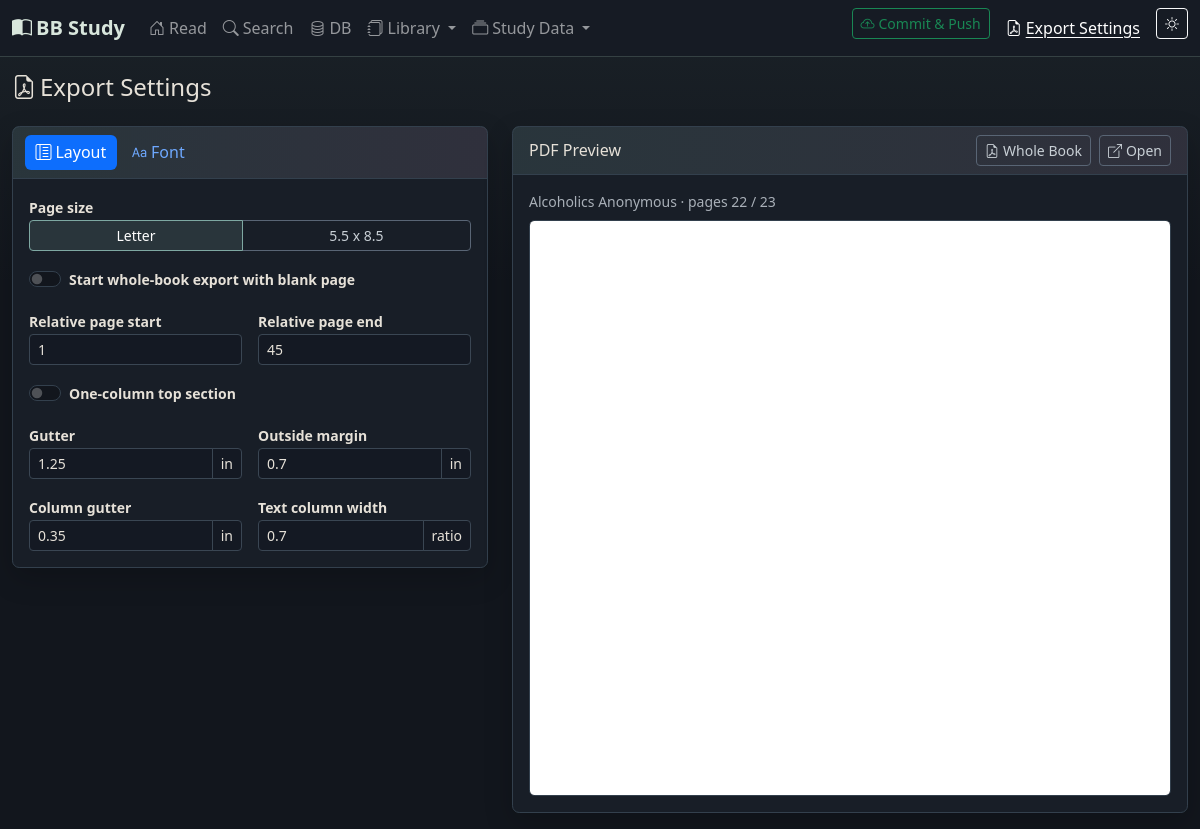
The app's page /settings, older data.
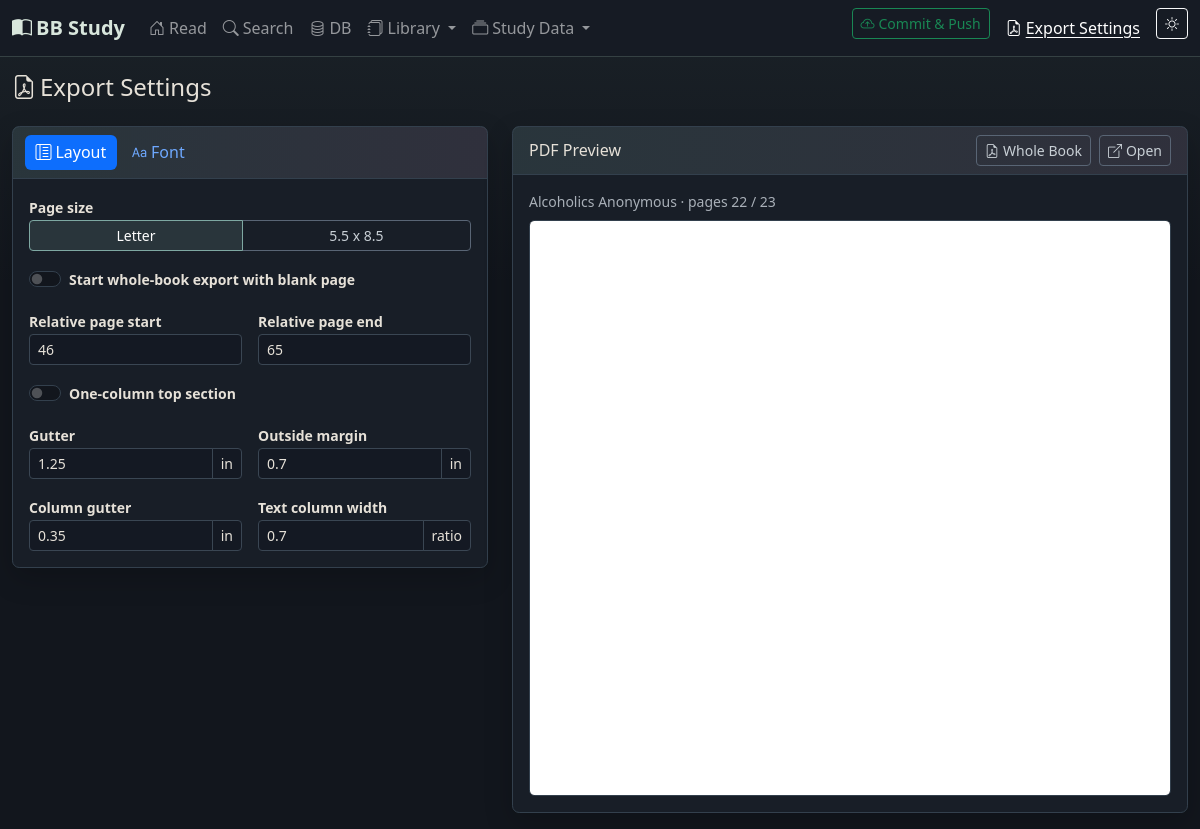
The same page, newer data.
### app/models.py (models this page shows, shortened)
class Setting(db.Model):
    __tablename__ = 'settings'
    id = db.Column(db.Integer, primary_key=True)
    key = db.Column(db.String(100), unique=True, nullable=False)
    value = db.Column(db.Text, default='')

### app/routes/main.py (the view, shortened to what this page needs)
@main_bp.route('/settings', methods=['GET', 'POST'])
def settings():
    theme = get_theme()
    export_settings = get_export_setting_values()
    preview_book = get_current_book()
    preview_page = (
        get_book_page(preview_book.id, get_current_page()) if preview_book else get_current_page()
    )
    preview_pages = build_preview_pages(preview_book, preview_page)
    preview_pdf_url = (
        url_for('main.export_page_spread_pdf', book_id=preview_book.id, page=preview_page)
        if preview_pages else None
    )
    return render_template('settings.html', theme=theme,
                           export_settings=export_settings,
                           export_page_size_profile_prefixes=EXPORT_PAGE_SIZE_PROFILE_PREFIXES,
                           preview_book=preview_book,
                           preview_page=preview_page,
                           preview_pdf_url=preview_pdf_url,
                           preview_pages=preview_pages)

### app/page_numbers.py (called while the page is built)
def relative_page_for_label(book_id, page):
    from .models import BookContent
    row = (
        BookContent.query
        .filter_by(book_id=book_id, page=str(page))
        .filter(BookContent.relative_page_number.isnot(None))
        .order_by(BookContent.id)
        .first()
    )
    return row.relative_page_number if row else None

def page_label_for_relative(book_id, relative_page_number):
    from .models import BookContent
    row = (
        BookContent.query
        .filter_by(book_id=book_id, relative_page_number=relative_page_number)
        .order_by(BookContent.id)
        .first()
    )
    return str(row.page) if row else None

### app/routes/main.py (called while the page is built)
def get_theme():
    s = Setting.query.filter_by(key='theme').first()
    return s.value

def get_current_book():
    s = Setting.query.filter_by(key='current_book_id').first()
    if s and s.value:
        return Book.query.get(int(s.value))
    return None

def get_current_page():
    s = Setting.query.filter_by(key='current_page').first()
    return s.value

def _get_setting(key, default=''):
    setting = Setting.query.filter_by(key=key).first()
    return setting.value if setting and setting.value != '' else default

### app/templates/settings.html (shortened to what the changed rows need)
{% extends 'base.html' %}
{% block content %}
<div class="export-settings-page">
  <div class="row g-4 align-items-start">
    <div class="col-12 col-xl-5 col-xxl-4">
      <div class="card mb-4">
        <div class="card-body tab-content">
          <div class="tab-pane fade show active" id="layoutSettingsPane" role="tabpanel" aria-labelledby="layoutSettingsTab">
            <div class="row g-3">
              <div class="col-sm-6">
                <label class="form-label small fw-semibold" for="exportRelativePageStart">Relative page start</label>
                <input class="form-control form-control-sm export-setting-input" id="exportRelativePageStart" type="number" min="1" step="1"
                       data-setting-key="export_relative_page_start" value="{{ export_settings.export_relative_page_start }}">
              </div>
              <div class="col-sm-6">
                <label class="form-label small fw-semibold" for="exportRelativePageEnd">Relative page end</label>
                <input class="form-control form-control-sm export-setting-input" id="exportRelativePageEnd" type="number" min="1" step="1"
                       data-setting-key="export_relative_page_end" value="{{ export_settings.export_relative_page_end }}">
              </div>
            </div>
          </div>
        </div>
      </div>
    </div>
  </div>
</div>
{% endblock %}

Row changes from the older to the newer data that the page shows:
now on this page (row edited): Setting: export_relative_page_start "46"
changed Setting (number 2 of 6 on the later page): export_relative_page_end "45" → "65"
Text that changed along with them:
form field export_relative_page_start: "1" → (not shown)
